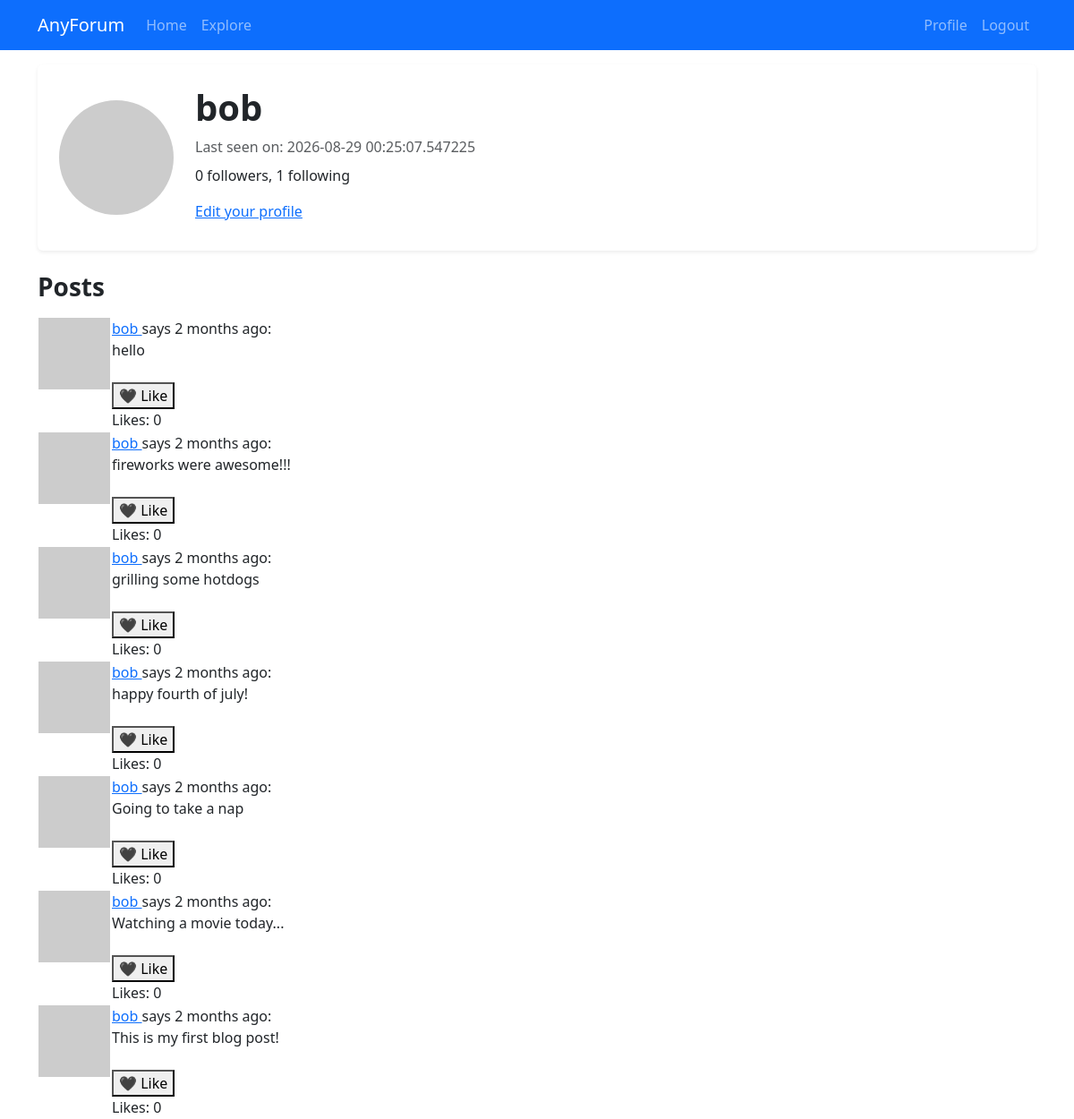
The page /user/bob (signed in) on the database as committed earlier.
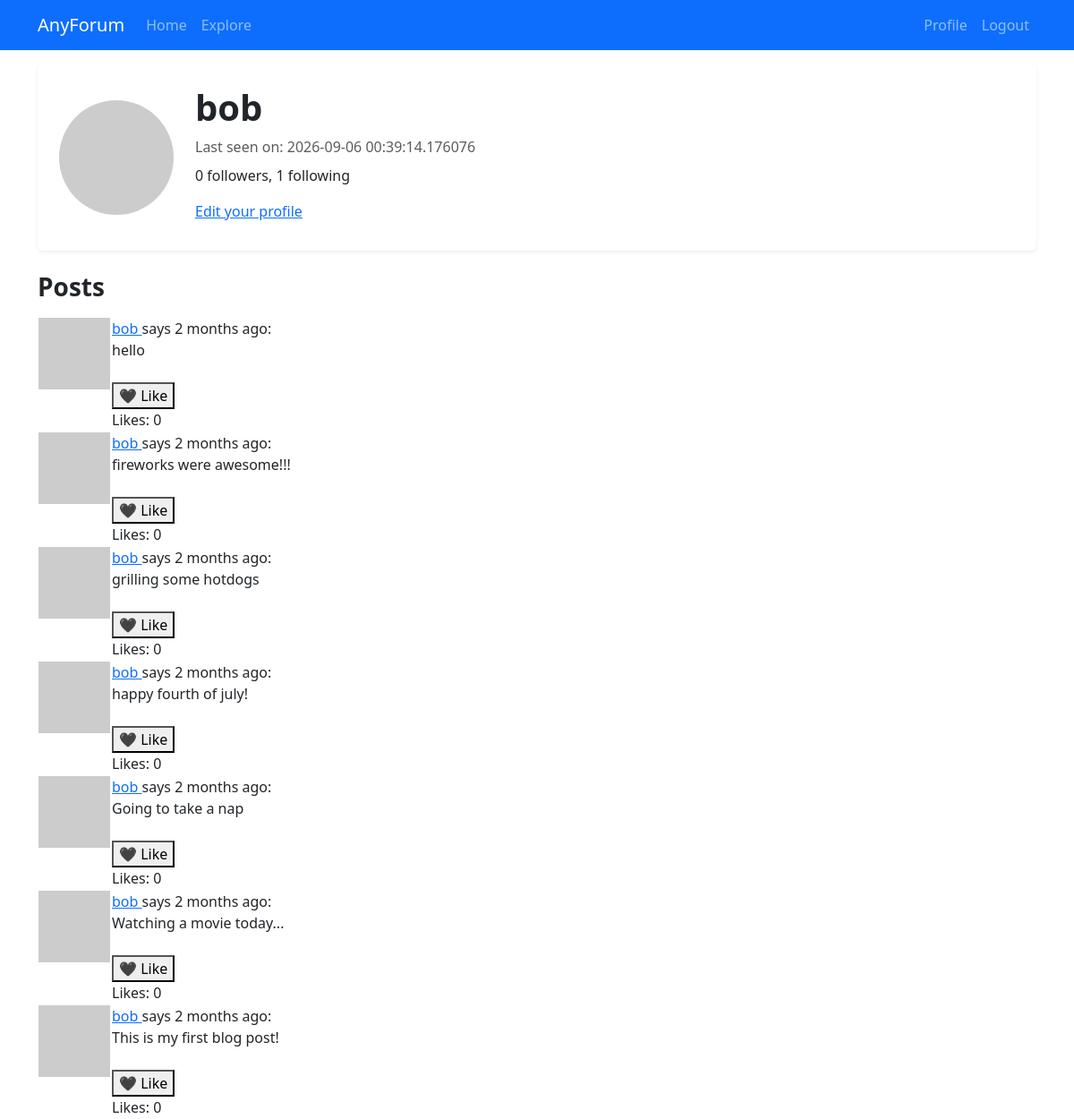
The same page on the database as committed later.
### app/models.py (models this page shows, shortened)
class User(UserMixin, db.Model):
    id: so.Mapped[int] = so.mapped_column(primary_key=True)
    username: so.Mapped[str] = so.mapped_column(sa.String(64), index=True, unique=True)
    email: so.Mapped[str] = so.mapped_column(sa.String(120), index=True, unique=True)
    password_hash: so.Mapped[Optional[str]] = so.mapped_column(sa.String(256))
    posts: so.WriteOnlyMapped['Post'] = so.relationship(back_populates='author')
    liked_posts: so.WriteOnlyMapped['Post'] = so.relationship(secondary=likes, back_populates='liked_by')
    about_me: so.Mapped[Optional[str]] = so.mapped_column(sa.String(140))
    last_seen: so.Mapped[Optional[datetime]] = so.mapped_column(default=lambda: datetime.now(timezone.utc))
    def avatar(self, size):
        digest = md5(self.email.lower().encode('utf-8')).hexdigest()
        return f'https://www.gravatar.com/avatar/{digest}?d=identicon&s={size}'
    following: so.WriteOnlyMapped['User'] = so.relationship(secondary=followers,
                                                            primaryjoin=(followers.c.follower_id == id),
                                                            secondaryjoin=(followers.c.followed_id == id),
                                                            back_populates='followers')
    followers: so.WriteOnlyMapped['User'] = so.relationship(secondary=followers,
                                                            primaryjoin=(followers.c.followed_id == id),
                                                            secondaryjoin=(followers.c.follower_id == id),
                                                            back_populates='following')
    def followers_count(self):
        query = sa.select(sa.func.count()).select_from(self.followers.select().subquery())
        return db.session.scalar(query)
    def following_count(self):
        query = sa.select(sa.func.count()).select_from(self.following.select().subquery())
        return db.session.scalar(query)
    def is_liking(self, post):
        query = self.liked_posts.select().where(Post.id == post.id)
        return db.session.scalar(query) is not None

### app/routes.py (the view)
@app.route('/user/<username>')
@login_required
def user(username):
    user = db.first_or_404(sa.select(User).where(User.username == username))
    page = request.args.get('page', 1, type=int)
    query = user.posts.select().order_by(Post.timestamp.desc())
    posts = db.paginate(query, page=page, per_page=app.config['POSTS_PER_PAGE'], error_out=False)
    next_url = url_for('user', username=user.username, page=posts.next_num) \
        if posts.has_next else None
    prev_url = url_for('user', username=user.username, page=posts.prev_num) \
        if posts.has_prev else None
    form = EmptyForm()
    return render_template('user.html', user=user, posts=posts, next_url=next_url, prev_url=prev_url, form=form)

### app/models.py (called while the page is built)
@login.user_loader
def load_user(id):
    return db.session.get(User, int(id))

    def likes_count(self):
        query = sa.select(sa.func.count()).select_from(self.liked_by.select().subquery())
        return db.session.scalar(query)

### app/routes.py (called while the page is built)
@app.before_request
def before_request():
    if current_user.is_authenticated:
        current_user.last_seen = datetime.now(timezone.utc)
        db.session.commit()

### app/templates/user.html (shortened to what this page needs)
{% extends "base.html" %}
{% block content %}
    <div class="card shadow-sm border-0 mb-4">
        <div class="card-body p-4">
            <div class="d-flex align-items-center"><img src="{{ user.avatar(128) }}"
                class="rounded-circle me-4"
                width="128"
                height="128"
                alt="Profile picture">
            <div>
                <h1 class="fw-bold mb-2">{{ user.username }}</h1>
                {% if user.last_seen %}<p class="text-muted mb-2">Last seen on: {{user.last_seen}}</p>{% endif %}
                <p class="mb-3">{{ user.followers_count() }} followers, {{ user.following_count() }} following</p>
                {% if user == current_user %}
                <p class="text-muted mb-2"><a href="{{url_for('edit_profile')}}">Edit your profile</a></p>
                {% endif %}
            </div>
        </div>
        </div>
    </div>
    <h3 class="fw-bold mb-3">Posts</h3>
    {% for post in posts %}
        {% include '_post.html'%}
    {% endfor %}
{% endblock %}

Rows that differ between the two databases and show on the page:
changed User "bob": last_seen "2026-08-29 00:25:07.547225" → "2026-09-06 00:39:14.176076"
